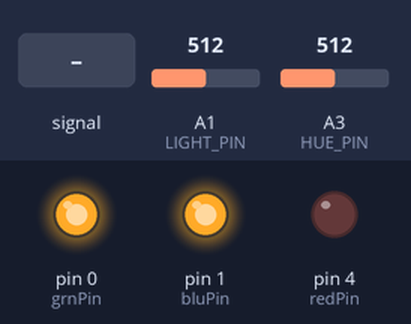
The sketch below on a simulated Arduino Uno, built with avr-gcc and run on an emulated ATmega328P. Shown: output pins drawn as LEDs (lit = HIGH). Dashed ring = blinking. The inputs (shaded band) are chosen by the test bench; at power-on: A3 (HUE_PIN) = 512, A1 (LIGHT_PIN) = 512.

Above: at 1.2 s.
1.3 s: A1 (LIGHT_PIN) fed a 2 Hz sine of ±306 counts around its level
At 2.63 s:
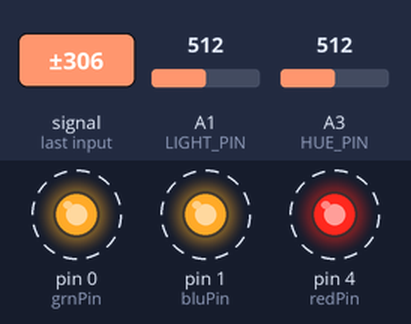
4.3 s: A3 (HUE_PIN) set to 716
7.3 s: A1 (LIGHT_PIN) set to 716
At 7.8 s:
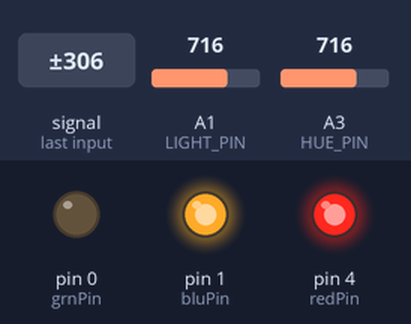
8.8 s: A3 (HUE_PIN) set to 988
10.3 s: A3 (HUE_PIN) set to 1011
At 10.9 s:
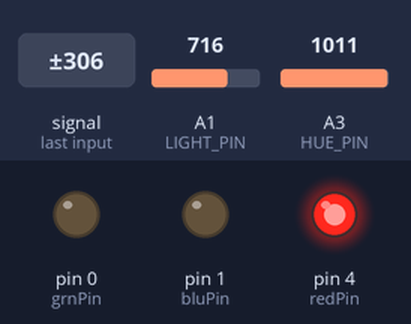
11.8 s: A3 (HUE_PIN) set to 306
At 12.5 s:
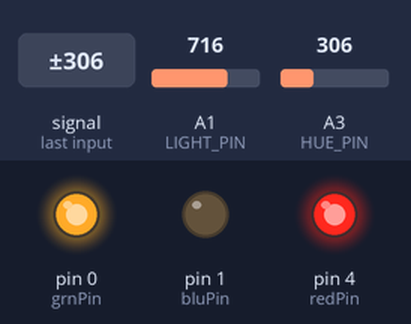
Timing chart, 0 to 14.3 s (numbered marks = the images above; inputs shaded):
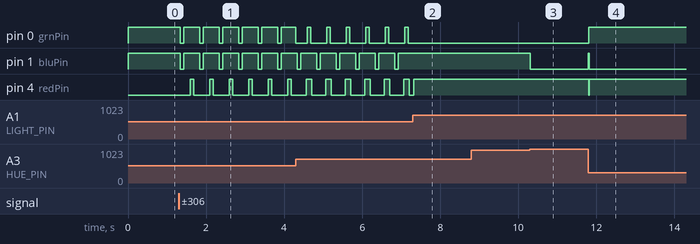

Measured:
- the behaviour switches between 994 and 995 on A3 (HUE_PIN) (found by bisection; images 2 and 3)
- after the input at 1.3 s, pin 0 (grnPin), pin 1 (bluPin): alternates HIGH for 0.41 s and LOW for 0.09 s, starting at once; pin 4 (redPin): alternates HIGH for 0.09 s and LOW for 0.41 s, starting after 0.29 s
- after the input at 7.3 s, pin 0 (grnPin): stops changing and stays LOW; pin 1 (bluPin): stops changing and stays HIGH
- after the input at 8.8 s, every drawn part: stays the same
- after the input at 10.3 s, pin 1 (bluPin): HIGH → LOW at once
- after the input at 11.8 s, pin 0 (grnPin): LOW → HIGH at once; pin 1 (bluPin): LOW → HIGH at once, → LOW 0.02 s later; pin 4 (redPin): HIGH → LOW at once, → HIGH 0.01 s later

The sketch:

HSL_Lamp_Tiny85.ino
```cpp
#define HUE_PIN A3   // PB3 / pin 2
#define LIGHT_PIN A1 // PB2 / pin 7

int redPin = 4; // PB4 / pin 3
int grnPin = 0; // PB0 / pin 5
int bluPin = 1; // PB1 / pin 6

// Define the number of samples to keep track of.  The higher the number,
// the more the readings will be smoothed, but the slower the output will
// respond to the input.  Using a constant rather than a normal variable lets
// use this value to determine the size of the readings array.
const int numSamples = 32;

int h_readings[numSamples];      // the readings from the analog input
int h_index = 0;                  // the index of the current reading
int h_total = 0;                  // the running total
int l_readings[numSamples];      // the readings from the analog input
int l_index = 0;                  // the index of the current reading
int l_total = 0;                  // the running total

void setup()                    // run once, when the sketch starts
{
  pinMode(redPin, OUTPUT);
  pinMode(grnPin, OUTPUT);
  pinMode(bluPin, OUTPUT);

  pinMode(HUE_PIN, INPUT);
  pinMode(LIGHT_PIN, INPUT);

//  Serial.begin(115200);

  // initialise array to avoid wacky values
  for (int i=0; i < numSamples; i++) {
    averagedHue();
    averagedLight();
  }
}

double h=0.0, s=1.0, l=0.5;

void loop() {
  int avgHue = averagedHue();    // Read the pin and display the value
  int avgLight = averagedLight();    // Read the pin and display the value
//  Serial.println(avgHue);
//  Serial.println(avgLight);

  h = 360. * ((double) avgHue)/1024.;
  l = ((double) avgLight)/1024.;

//  Serial.print(h);
//  Serial.print(" ");
//  Serial.print(s);
//  Serial.print(" ");
//  Serial.println(l);
  setHSLColour(h, s, l);
}

int averagedHue() {
  // subtract the last reading:
  h_total = h_total - h_readings[h_index];
  // read from the sensor:
  h_readings[h_index] = analogRead(HUE_PIN);
  // add the reading to the total:
  h_total = h_total + h_readings[h_index++];

  // if we're at the end of the array, restart
  if (h_index >= numSamples) h_index = 0;

  // calculate the average:
  return h_total / numSamples;
}

int averagedLight() {
  // subtract the last reading:
  l_total = l_total - l_readings[l_index];
  // read from the sensor:
  l_readings[l_index] = analogRead(LIGHT_PIN);
  // add the reading to the total:
  l_total = l_total + l_readings[l_index++];

  // if we're at the end of the array, restart
  if (l_index >= numSamples) l_index = 0;

  // calculate the average:
  return l_total / numSamples;
}

// https://gist.github.com/xpansive/1337890
void setHSLColour(double hue, double sat, double light) {
  sat *= light <.5? light : 1-light;

  double v = light+sat;
  //setHSVColour(hue, 2*sat/v, v);
  setLedColorHSV(hue, 2*sat/v, v);
}

// pwm using arduino-tiny cores
void colour(byte red, byte grn, byte blu) {
  analogWrite(redPin, red);
  analogWrite(grnPin, grn);
  analogWrite(bluPin, blu);
}

// do 256 iterations, given different values for each of R G B until they are "used up"
void colourBitBang(int red, int grn, int blu) {
  for (int i = 0; i < 256; i++) {
    // if colour is greater than 0, turn it on, else off, then decrement.
    rgb((red-- > 0), (grn-- > 0), (blu-- > 0));
  }
}

void rgb(int redOn, int grnOn, int bluOn) {
  digitalWrite(redPin, redOn);
  digitalWrite(grnPin, grnOn);
  digitalWrite(bluPin, bluOn);
}

/*
 * Created 1 January 2011
 * By Eduardo A. Flores Verduzco
 * http://eduardofv.com
 */

//Convert a given HSV (Hue Saturation Value) to RGB(Red Green Blue) and set the led to the color
//  h is hue value, integer between 0 and 360
//  s is saturation value, double between 0 and 1
//  v is value, double between 0 and 1
//http://splinter.com.au/blog/?p=29
void setLedColorHSV(double h, double s, double v) {
  //this is the algorithm to convert from RGB to HSV
  double r=0;
  double g=0;
  double b=0;

  double hf=h/60.0;

  int i=(int)floor(h/60.0);
  double f = h/60.0 - i;
  double pv = v * (1 - s);
  double qv = v * (1 - s*f);
  double tv = v * (1 - s * (1 - f));

  switch (i)
  {
  case 0: //rojo dominante
    r = v;
    g = tv;
    b = pv;
    break;
  case 1: //verde
    r = qv;
    g = v;
    b = pv;
    break;
  case 2:
    r = pv;
    g = v;
    b = tv;
    break;
  case 3: //azul
    r = pv;
    g = qv;
    b = v;
    break;
  case 4:
    r = tv;
    g = pv;
    b = v;
    break;
  case 5: //rojo
    r = v;
    g = pv;
    b = qv;
    break;
  }

  //set each component to a integer value between 0 and 255
  byte red = constrain((int) 255 * r, 0, 255);
  byte green = constrain((int) 255 * g, 0, 255);
  int blue = constrain((int) 255 * b, 0, 255);

  colour(red,green,blue);
}
```
